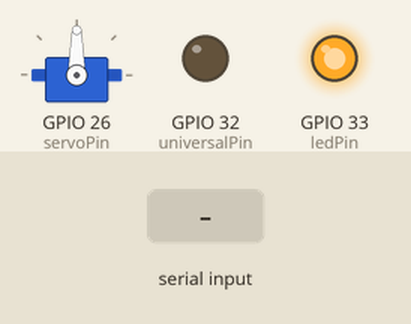
Simulated run of this sketch. Board: ESP32. Parts: servo, output pins drawn as LEDs (lit = HIGH). The test bench sets the inputs (shaded band).

Above: at 0.1 s.
At 2.7 s:
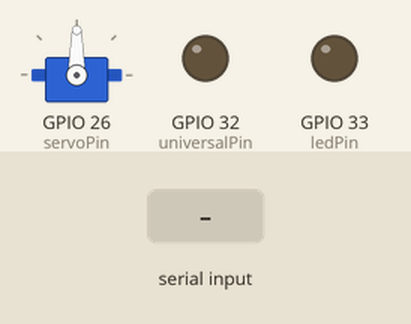
2.8 s: "90,45,200\n" received over the second serial link
At 3.3 s:
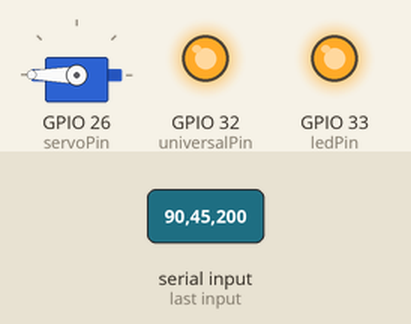
Timing chart, 0 to 5.8 s (numbered marks = the images above; inputs shaded):
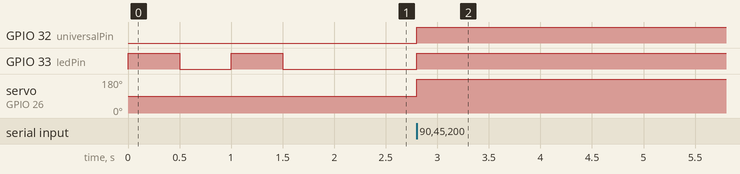

Measured:
- after the input at 2.8 s, GPIO 32 (universalPin), GPIO 33 (ledPin): LOW → HIGH at once; servo on GPIO 26 (servoPin): 90° → 180° at once

The sketch:

DeviceControlESP.ino
```cpp
#include <ESP32Servo.h>
Servo servo;

const int ledPin = 33;
const int universalPin = 32;
const int servoPin = 26;

void setup() {
  // Serial.begin(115200);
  Serial1.begin(115200, SERIAL_8N1, 2, 4);

  servo.attach(servoPin);

  pinMode(ledPin, OUTPUT);
  pinMode(universalPin, OUTPUT);

  digitalWrite(universalPin, LOW);

  digitalWrite(ledPin, HIGH); delay(500);
  digitalWrite(ledPin, LOW);  delay(500);
  digitalWrite(ledPin, HIGH); delay(500);
  digitalWrite(ledPin, LOW);
}

void loop() {
  if (Serial1.available()) {
    String data = Serial1.readStringUntil('\n');
    float x, y, z;
    int parsed = sscanf(data.c_str(), "%f,%f,%f", &x, &y, &z);

    if (parsed == 3) {
      //магнит
      if(y > 0.9f){
        digitalWrite(ledPin, HIGH);
        digitalWrite(universalPin, HIGH);
      }
      else{
        digitalWrite(ledPin, LOW);
        digitalWrite(universalPin, LOW);
      }
      //cерво
      z = constrain(z, 0.0f, 3.14f);
      int servoAngle = map((int)(z * 100), 0, 314, 0, 180);
      servo.write(servoAngle);

      //пистолет
      if(x > 0.01f){
        digitalWrite(ledPin, HIGH);
        digitalWrite(universalPin, HIGH);
        delay((int)(x * 1000));
        digitalWrite(ledPin, LOW);
        digitalWrite(universalPin, LOW);

      }

      // Serial.printf("x=%.2f, y=%.2f, z=%.2f\n", x, y, z);
    }
  }
}
```
